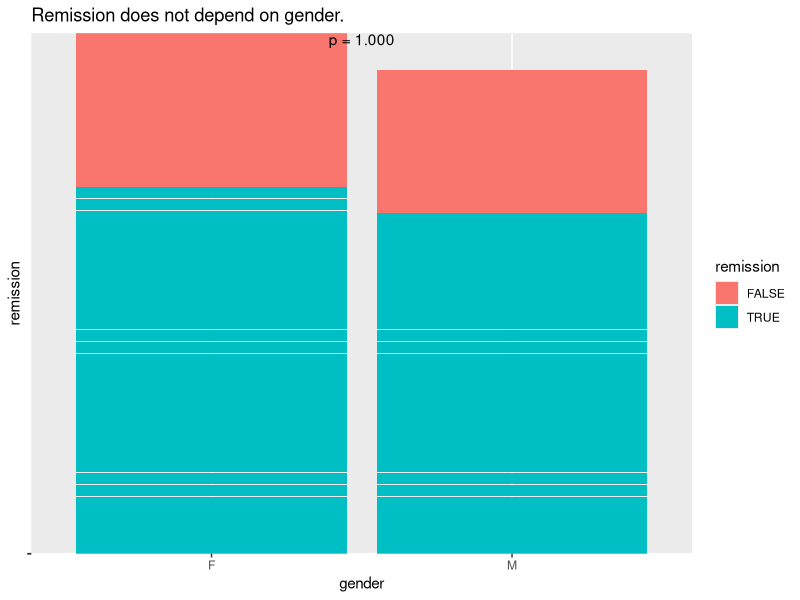
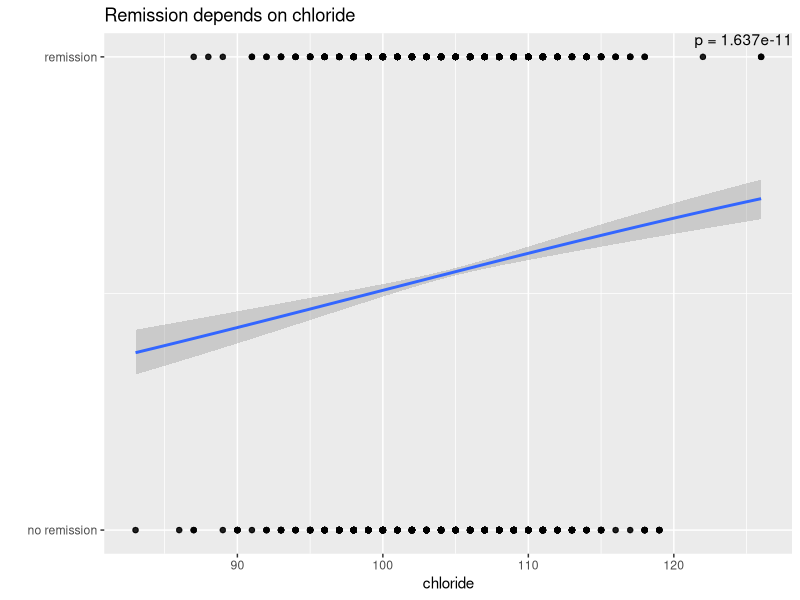
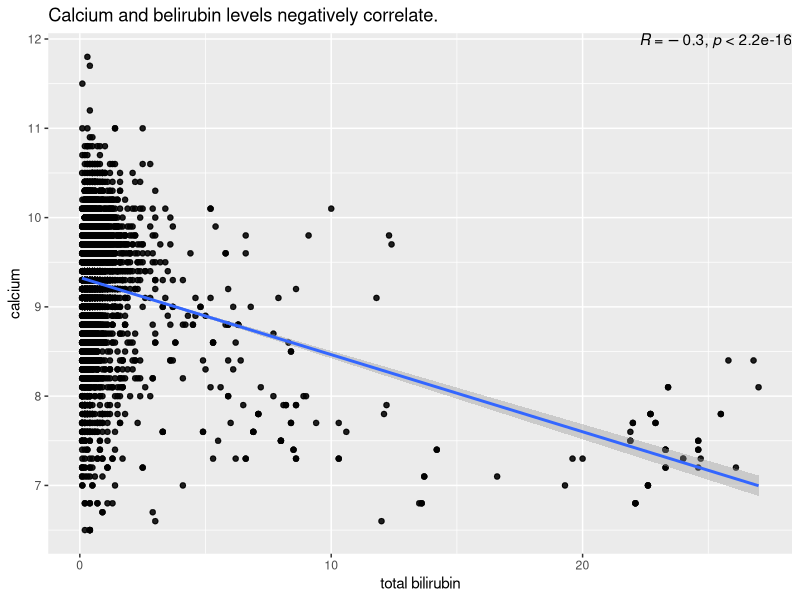
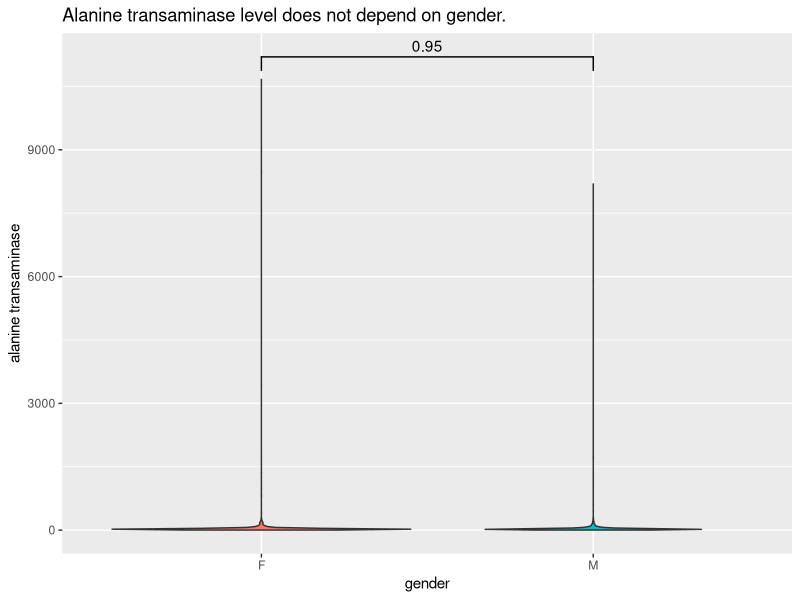

Write R code to recreate these figures, in order.
library(tidyverse)
library(here)
library(reshape2)
library(ggpubr)

# Adjusted data
df_adjusted = read_table(here("joined_adjusted.tsv"))

# Does the remission depend on the gender?
# Chi-squared test p-value
contingency_table = table(df_adjusted$gender, df_adjusted$remission)
chi_test = chisq.test(contingency_table)
p_val = chi_test$p.value

df_adjusted %>%
  ggplot(aes(gender, remission, fill = remission)) +
  geom_col() +
  annotate("text", x = 1.5, y = Inf, 
           label = sprintf("p = %.3f", p_val), vjust = 1, hjust = .5) +
  theme(axis.text.y = element_blank()) +
  labs(title = "Remission does not depend on gender.")

# Does the remission depend on chloride?
# p-value from logistic regression model
model = glm(remission ~ chlor, data = df_adjusted, family = binomial)
p_val = summary(model)$coefficients[2,4]

# plot
df_adjusted %>%
  ggplot(aes(chlor, as.integer(remission))) + 
  geom_point(alpha = .5) +
  geom_smooth(method="glm", method.args=list(family="binomial")) +
  annotate("text", x = Inf, y = Inf, 
           label = sprintf("p = %.3e", p_val), vjust = 1, hjust = 1) +
  scale_y_continuous(breaks = c(0, 1), labels = c("no remission", "remission")) +
  labs(x = "chloride", y = "", 
       title = "Remission depends on chloride")

# Is there an association between calcium and total bilirubin?
df_adjusted %>%
  ggplot(aes(tbil, cal)) +
  geom_point(alpha = .5) +
  geom_smooth(method = "lm") +
  stat_cor(label.x = Inf, label.y = Inf, hjust = 1, vjust = 1) +
  labs(x = "total bilirubin", y = "calcium", 
       title = "Calcium and belirubin levels negatively correlate.")

# According to the data, was there a difference of alanine transaminase between gender categories?
df_adjusted %>%
  ggplot(aes(gender, alt, fill = gender)) +
  geom_violin() +
  geom_signif(comparisons = list(c("M", "F")), test = "wilcox.test") +
  labs(y = "alanine transaminase", title = "Alanine transaminase level does not depend on gender.") +
  theme(legend.position = "none")
